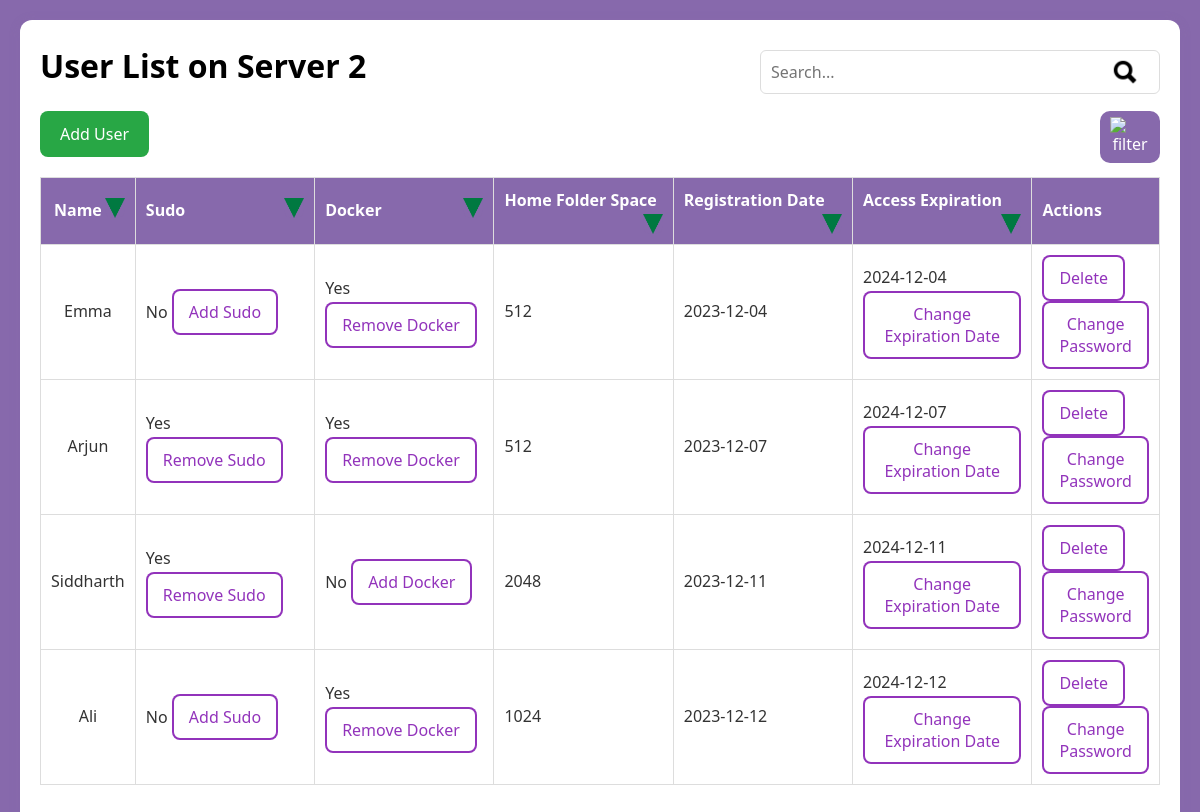
/group_users/Server 2/8, run on the app's committed database.
### website/models.py (models this page shows)
class Server(db.Model):
    id = db.Column(db.Integer, primary_key=True)
    name = db.Column(db.String(100), nullable=False, unique=True)
    status = db.Column(db.String(10), nullable=False)

class User(db.Model):
    id = db.Column(db.Integer, primary_key=True)
    username = db.Column(db.String(100), nullable=False, unique=True)
    sudo = db.Column(db.Boolean, default=False)
    docker = db.Column(db.Boolean, default=False)
    home_size = db.Column(db.Integer)  # Size in MB
    registration_date = db.Column(db.String(20))
    expire_date = db.Column(db.String(20))
    server_id = db.Column(db.Integer, db.ForeignKey('server.id'), nullable=False)
    group_id = db.Column(db.Integer, db.ForeignKey('group.id'))

### website/views.py (the view)
@main_page.route("/group_users/<server_name>/<int:group_id>")
def group_users(server_name, group_id):
    group_users = User.query.filter_by(server_id=Server.query.filter_by(name=server_name).first().id, group_id=group_id).all()
    if not group_users:
        return render_template("group_users.html",
                               server_name=server_name,
                               group_id=group_id,
                               users=[],
                               message="No users found in this group.")
    return render_template("group_users.html", server_name=server_name, group_id=group_id, users=group_users)

### website/templates/group_users.html (shortened to what this page needs)
{% extends "base.html" %}
{% block content %}
<div class="container user-list">
  <div>
    <div style="float: left;">
      <h1>User List on {{ server_name }}</h1>
    </div>
    <div class="search-container">
      <form action="javascript:void(0);" method="GET" class="search-box" onsubmit="handleSearch()">
        <input type="text" name="query" placeholder="Search..." class="search-input" id="searchQuery">
        <button type="submit" class="search-icon" style="background-color: transparent;">
          <img src="../../static/search.png" alt="Search" class="search-icon">
        </button>
      </form>
    </div>
  </div>
  <div>
    <div style="float:right; margin-bottom: 10px;">
    <button onclick="openModal()" class="filter_button"><img class="filter" src="../../static/filter.png" alt="filter" /></button>
    </div>
    <a href="{{ url_for('main_page.add_users_to_group', server_name=server_name, group_id=group_id) }}">
    <button class="create-user" id="addUserBtn">Add User</button>
    </a>
  </div>
  <div>
  <table id="userTable">
    <thead>
      <tr>
        <th class="name-col">
          Name
          <button class = "triangle" onclick="sortTable('name')">
            <img src="../../static/triangle.png" alt="sort" style="width:20px; height:20px">
          </button>
        </th>
        <th class="sudo-col">
          Sudo
          <button class = "triangle" onclick="sortTable('sudo')">
            <img src="../../static/triangle.png" alt="sort" style="width:20px; height:20px">
          </button>
        </th>
        <th class="docker-col">
          Docker
          <button class = "triangle" onclick="sortTable('docker')">
            <img src="../../static/triangle.png" alt="sort" style="width:20px; height:20px">
          </button>
        </th>
        <th class="space-col">
          Home Folder Space
          <button class = "triangle" onclick="sortTable('space')">
            <img src="../../static/triangle.png" alt="sort" style="width:20px; height:20px">
          </button>
        </th>
        <th class="reg-date-col">
          Registration Date
          <button class = "triangle" onclick="sortTable('reg-date')">
            <img src="../../static/triangle.png" alt="sort" style="width:20px; height:20px">
          </button>
        </th>
        <th class="exp-date-col">
          Access Expiration
          <button class = "triangle" onclick="sortTable('exp-date')">
            <img src="../../static/triangle.png" alt="sort" style="width:20px; height:20px">
          </button>
        </th>
        <th class="actions-col">Actions</th>
      </tr>
    </thead>
      <tbody id="userTableBody">
        {% for user in users %}
          <tr class="user-row">
            <td>{{ user.username }}</td>
            <td>{% if user.sudo: %} Yes
              <button onclick="toggleSudo({{ user.id }}, false)"> Remove Sudo </button>
              {% else %} No
              <button onclick="toggleSudo({{ user.id }}, true)"> Add Sudo </button>
              {% endif %} </td>
            <td>{% if user.docker: %} Yes
              <button onclick="toggleDocker({{ user.id }}, false)"> Remove Docker </button>
              {% else %} No
              <button onclick="toggleDocker({{ user.id }}, true)"> Add Docker </button>
              {% endif %} </td>
            <td>{{ user.home_size or '-' }}</td>
            <td>{{ user.registration_date or '-' }}</td>
            <td>{{ user.expire_date or '-' }}
                <a href="{{ url_for('main_page.change_expiration', user_id=user.id, server_name=server_name) }}">
                        <button>Change Expiration Date</button>
                </a>
            </td>
            <td>
                <form action="{{ url_for('main_page.delete_user_route', user_id=user.id, server_name=server_name) }}" method="GET" style="display:inline;">
                        <button class="table button" type="submit">Delete</button>
                </form>
                <button onclick="openPasswordModal({{ user.id }})" >Change Password</button> </td>
          </tr>
        {% endfor %}
      </tbody>
  </table>
  </div>
</div>
{% endblock content %}

### website/static/styles.css (style rules this page uses)
* { box-sizing: border-box; margin: 0; padding: 0; font-family: 'Segoe UI', Tahoma, Geneva, Verdana, sans-serif; }
body { background-color: #8769ac; padding: 20px; color: #333; line-height: 1.6; }
.container { background-color: white; padding: 20px; margin-bottom: 20px; border-radius: 12px; box-shadow: 0 2px 12px rgba(135, 105, 172, 0.2); transition: transform 0.2s, box-shadow 0.2s; }
h1, h2 { text-align: center; margin-bottom: 20px; color: #000; }
h1 { font-size: 2rem; }
button { padding: 12px 20px; border: none; border-radius: 8px; cursor: pointer; background-color: #28a745; color: white; font-size: 1rem; transition: background-color 0.3s, transform 0.2s; }
table button, table form button { background-color: white; color: #70ac; border: 2px solid #70ac; padding: 10px 15px; border-radius: 8px; font-size: 1rem; cursor: pointer; transition: background-color 0.3s, color 0.3s, transform 0.2s; }
form { display: flex; flex-direction: column; gap: 15px; margin-top: 10px; }
form input[type="text"], form input[type="password"], form input[type="date"] { padding: 10px; border: 1px solid #ddd; border-radius: 6px; font-size: 1rem; }
form button { align-self: flex-start; background-color: #28a745; }
table { width: 100%; border-collapse: collapse; margin-top: 20px; }
table th, table td { padding: 10px; border: 1px solid #ddd; text-align: left; }
thead { background-color: #8769ac; color: white; }
.search-container { float: right; }
.search-box { position: relative; width: 400px; }
.search-input { width: 100%; padding: 8px 40px 8px 10px; font-size: 16px; border: 1px solid #ccc; border-radius: 4px; outline: none; }
.search-icon { position: absolute; top: 10%; right: 10px; width: 30px; height: 30px; cursor: pointer; border-radius: 30%; background-color: transparent; border: none; padding: 0; }
.filter_button { padding: 6px 10px; border: none; border-radius: 10px; cursor: pointer; background-color: #8769ac; color: white; font-size: 1rem; transition: background-color 0.3s, transform 0.2s; }
.filter { float : right; width: 40px; height: 40px; object-fit: cover; object-position: top; background_color: #8769ac; }
.container.user-list > div { display: block; width: 100%; clear: both; margin-bottom: 20px; transition: 0px; }
.triangle { width: 20px; height: 20px; background-color: #8769ac; border : 0px; margin: 0px; padding: 0px; float: right; }
.name-col { width: 10%; }
.sudo-col, .docker-col, .space-col, .reg-date-col, .exp-date-col { width: 16%; }
.actions-col { width: 10%; }
table th:first-child, table td:first-child { width: 5%; text-align: center; }

### data on the page
Server: name "Server 2"
User: username "Emma", home_size "512", registration_date "2023-12-04", expire_date "2024-12-04"
User: username "Arjun", home_size "512", registration_date "2023-12-07", expire_date "2024-12-07"
User: username "Siddharth", home_size "2048", registration_date "2023-12-11", expire_date "2024-12-11"
User: username "Ali", home_size "1024", registration_date "2023-12-12", expire_date "2024-12-12"
